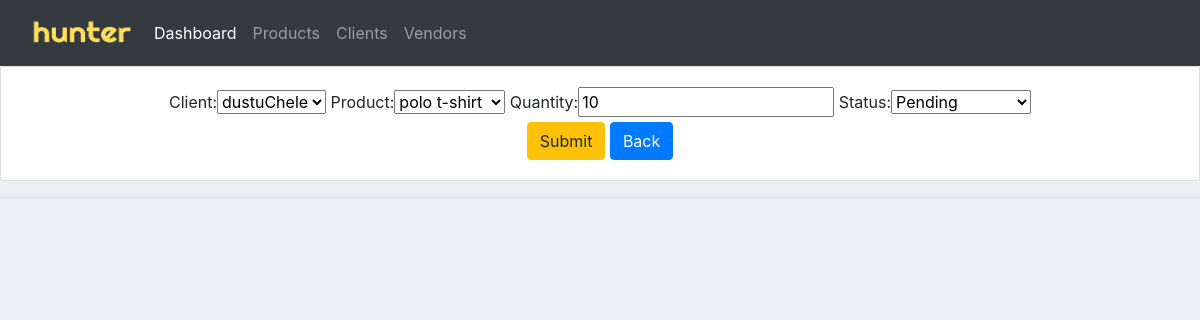
The app's page /corderupdate/6/ with its own data.
### accounts/models.py (models this page shows, shortened)
class Client_Order(models.Model):
    STATUS =(
    ('Complete','Complete'),('Pending','Pending'),('Out for delivery','Out for delivery'),
    )
    client = models.ForeignKey(Client, null=True, on_delete = models.SET_NULL)
    product = models.ForeignKey(Product, null=True, on_delete = models.SET_NULL)
    quantity = models.IntegerField(null=True)
    status = models.CharField(max_length=50, null=True, choices=STATUS)
    date_created = models.DateTimeField(auto_now_add=True, null=True)

### accounts/views.py (the view)
# urls.py: path('corderupdate/<str:pkey>/', views.corderupdate,name='corderupdate'),
def corderupdate(request,pkey):
    order = Client_Order.objects.get(id=pkey)
    form = ClientOrderForm(instance=order)
    if request.method == 'POST':
        form = ClientOrderForm(request.POST,instance=order)
        if form.is_valid():
            form.save()
            return redirect('/')
    context = {'form':form}
    return render(request,'accounts/corder.html',context)

### accounts/forms.py
class ClientOrderForm(ModelForm):
	class Meta:
		model = Client_Order
		fields = '__all__'

### accounts/models.py (called while the page is built)
    def __str__(self):
        return self.name

    def __str__(self):
        return self.name

### accounts/templates/accounts/corder.html (shortened to what this page needs)
{%  extends 'accounts/main.html' %}
{% load static %}
{% block content %}
<div class="row">
	<div class="col-md" align="center">
		<div class="card card-body">
			<form action="" method="POST">
				{{form}}
				<br>
				<input class="btn btn-warning" type="submit" name="Submit">
				<a class="btn btn-primary" href="{% url 'dashboard' %}">Back</a>
			</form>
		</div>
	</div>
</div>
{% endblock %}

### static/css/main.css (style rules this page uses)
body { background-color: #ebeff5; }

### records on screen
Client_Order: client "dustuChele", product "polo t-shirt", quantity "10", status "Pending"
